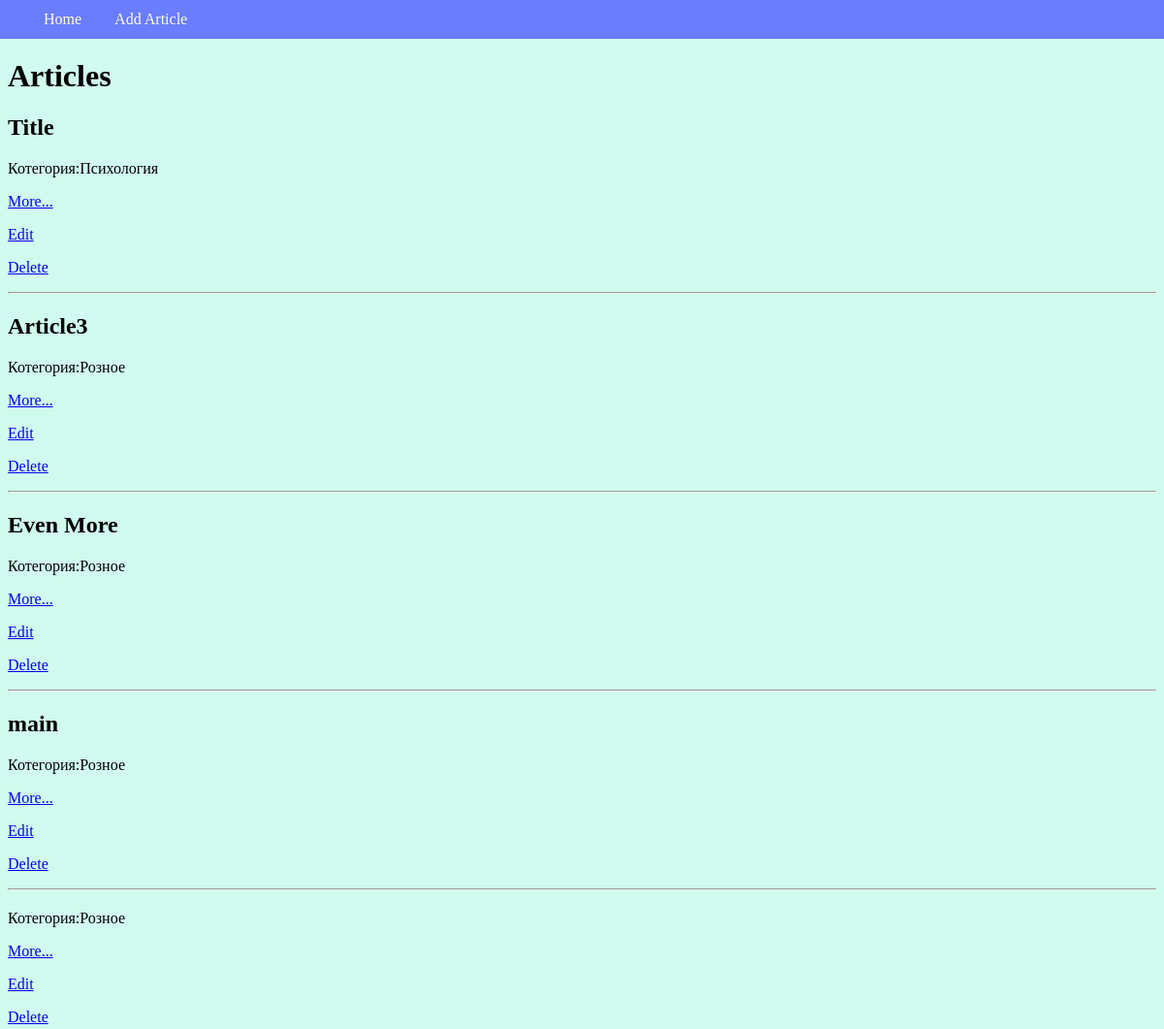
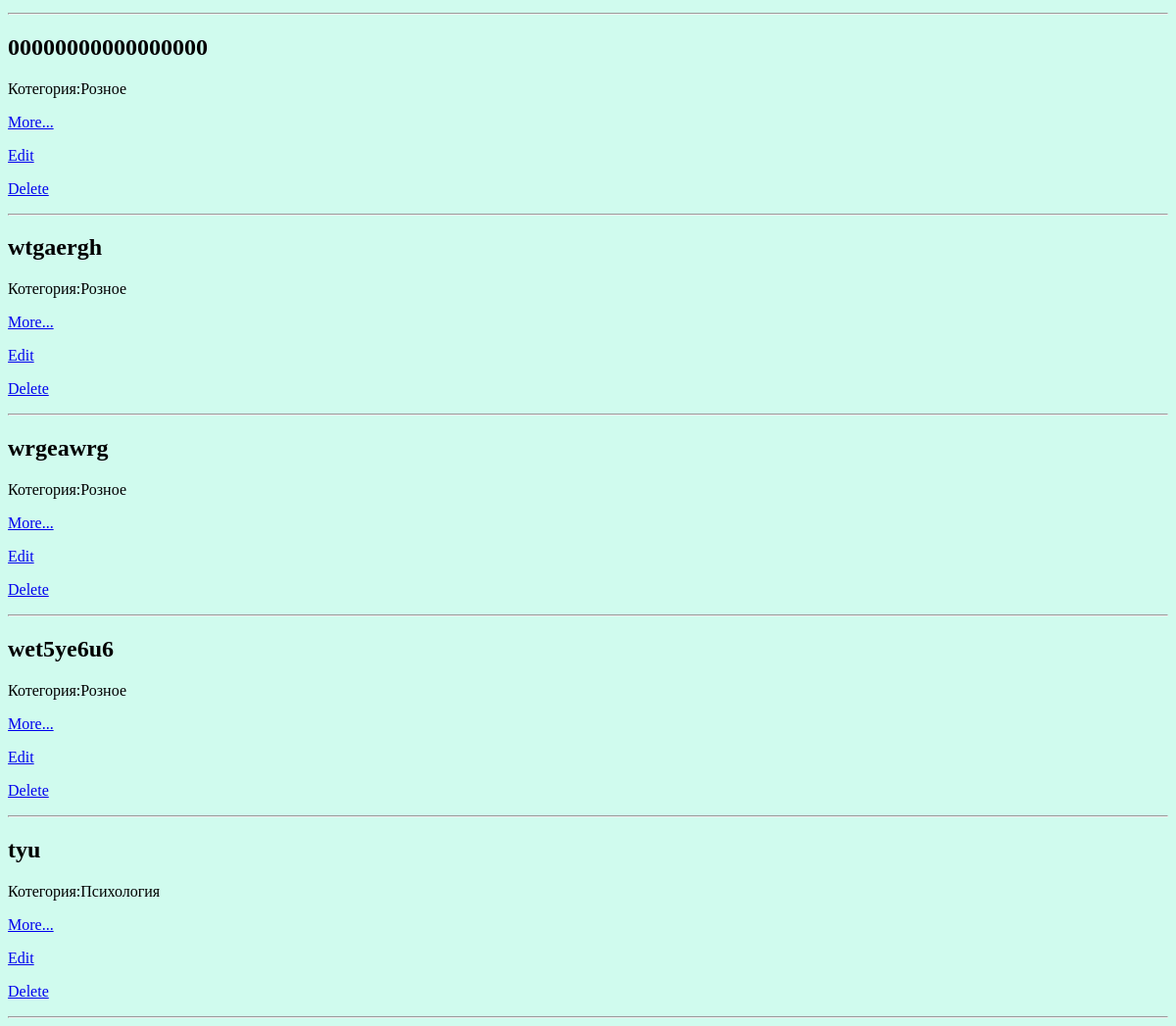
The page / on the database its author committed (2 pictures, top to bottom).
### webapp/models.py (models this page shows, shortened)
class Article(models.Model):
    title = models.CharField(max_length=200, null=False, blank=False, verbose_name='Заголовок')
    text = models.TextField(max_length=3000, null=False, blank=False, verbose_name='Текст')
    author = models.CharField(max_length=40, null=False, blank=False, default='Unknown', verbose_name='Автор')
    cotegory = models.CharField(max_length=20, verbose_name='Тема', default=CATEGORY_CHOICES[0][0],
                                choices=CATEGORY_CHOICES)
    created_at = models.DateTimeField(auto_now_add=True, verbose_name='Время создания')
    updated_at = models.DateTimeField(auto_now=True, verbose_name='Время изменения')

### webapp/views.py (the view)
# urls.py: path('', index_view, name='index'),
def index_view(request, *args, **kwargs):
    articles = Article.objects.all()
    return render(request, 'index.html', context={
        'articles' : articles
    })

### webapp/templates/index.html
{% extends 'base.html' %}
{% block menu %}
    <li><a href="{% url 'article_add' %}">Add Article</a></li>
{% endblock %}
{% block content %}
    <h1 class="cent">Articles</h1>
    {% for article in articles %}
        <h2>{{ article.title }}</h2>
        <p>Котегория:{{ article.get_cotegory_display }}</p>
        <p><a href="{% url 'article_view' article.pk %}">More...</a></p>
        <p><a href="{% url 'article_update' article.pk %}">Edit</a></p>
        <p><a href="{% url 'article_delete' article.pk %}">Delete</a></p>
        <hr>
    {% endfor %}
{% endblock %}

### webapp/templates/base.html (shortened to what this page needs)
{% load staticfiles %}
<!doctype html>
<html lang="en">
<head>
    <link rel="stylesheet" href="{% static "css/style.css" %}">
</head>
<body class="contain">
<nav class="navbar">
   <div class="container">
       <ul class="menu">
           <li><a href="{% url 'index' %}">Home</a></li>
           {% block menu %}{% endblock %}
       </ul>
   </div>
</nav>
<div class="container">
    {% block content %} {% endblock %}
</div>
</body>
</html>

### webapp/static/css/style.css (style rules this page uses)
body { margin-top: 60px; }
.navbar { display: block; background: #6a7dff; position: fixed; top: 0; right: 0; left: 0; font-size: 0; box-sizing: border-box; padding: 7px 30px; }
.menu { font-size: 16px; line-height: 1; padding: 0; margin: 0; display: inline-block; color: #fffee8; }
.menu li { display: inline-block; }
.menu a { display: inline-block; text-decoration: none; color: inherit; padding: 5px 15px; }

### webapp/templates/base.html (style rules this page uses)
.contain { background-color:#D0FBEE; }

### rows shown on the page
Article: title "Title", cotegory "Психология"
Article: title "Article3", cotegory "Розное"
Article: title "Even More", cotegory "Розное"
Article: title "main", cotegory "Розное"
Article: cotegory "Розное"
Article: title "00000000000000000", cotegory "Розное"
Article: title "wtgaergh", cotegory "Розное"
Article: title "wrgeawrg", cotegory "Розное"
Article: title "wet5ye6u6", cotegory "Розное"
Article: title "tyu", cotegory "Психология"
